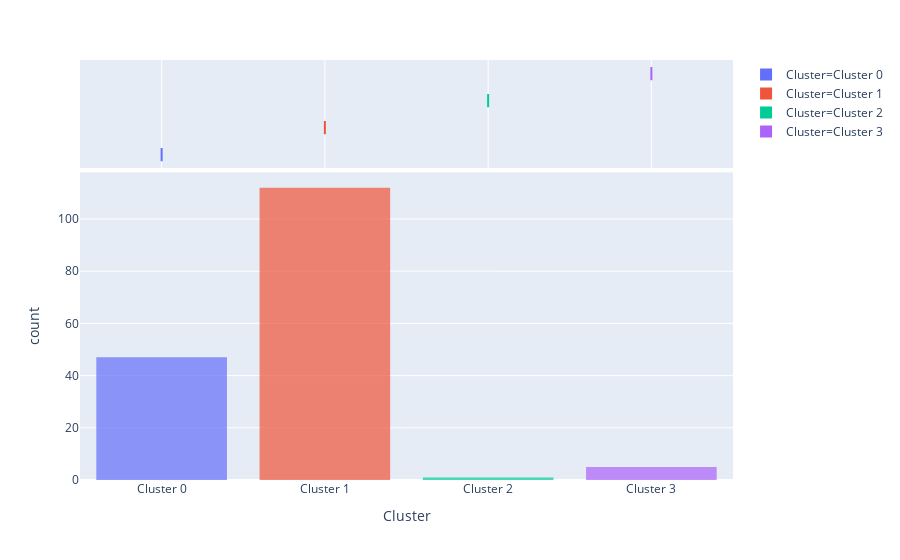

Notebook code for this chart:
### Code cell
#most of countries belong to cluster 1
plot_model(kmeans, plot = 'distribution')

### Figure 1 — Plotly figure (JSON) as saved in the notebook; plotly's stock layout.template omitted (floating-point values rounded to 4 significant figures; data arrays with more than 128 entries replaced by an {"elided": "..."} marker saying what was removed)
{"data": [{"alignmentgroup": "True", "bingroup": "x", "hoverlabel": {"namelength": 0}, "hovertemplate": "Cluster=%{x}<br>count=%{y}", "legendgroup": "Cluster=Cluster 0", "marker": {"color": "#636efa", "opacity": 0.7}, "name": "Cluster=Cluster 0", "offsetgroup": "Cluster=Cluster 0", "orientation": "v", "showlegend": true, "type": "histogram", "x": ["Cluster 0", "Cluster 0", "Cluster 0", "Cluster 0", "Cluster 0", "Cluster 0", "Cluster 0", "Cluster 0", "Cluster 0", "Cluster 0", "Cluster 0", "Cluster 0", "Cluster 0", "Cluster 0", "Cluster 0", "Cluster 0", "Cluster 0", "Cluster 0", "Cluster 0", "Cluster 0", "Cluster 0", "Cluster 0", "Cluster 0", "Cluster 0", "Cluster 0", "Cluster 0", "Cluster 0", "Cluster 0", "Cluster 0", "Cluster 0", "Cluster 0", "Cluster 0", "Cluster 0", "Cluster 0", "Cluster 0", "Cluster 0", "Cluster 0", "Cluster 0", "Cluster 0", "Cluster 0", "Cluster 0", "Cluster 0", "Cluster 0", "Cluster 0", "Cluster 0", "Cluster 0", "Cluster 0"], "xaxis": "x", "yaxis": "y"}, {"alignmentgroup": "True", "customdata": {"elided": "47x5 mixed values"}, "hoverlabel": {"namelength": 0}, "hovertemplate": "Cluster=%{customdata[4]}<br>country_name=%{customdata[0]}<br>stringency_index=%{customdata[1]}<br>confirmed_cases=%{customdata[2]}<br>deaths=%{customdata[3]}", "legendgroup": "Cluster=Cluster 0", "marker": {"color": "#636efa"}, "name": "Cluster=Cluster 0", "notched": true, "offsetgroup": "Cluster=Cluster 0", "showlegend": false, "type": "box", "x": ["Cluster 0", "Cluster 0", "Cluster 0", "Cluster 0", "Cluster 0", "Cluster 0", "Cluster 0", "Cluster 0", "Cluster 0", "Cluster 0", "Cluster 0", "Cluster 0", "Cluster 0", "Cluster 0", "Cluster 0", "Cluster 0", "Cluster 0", "Cluster 0", "Cluster 0", "Cluster 0", "Cluster 0", "Cluster 0", "Cluster 0", "Cluster 0", "Cluster 0", "Cluster 0", "Cluster 0", "Cluster 0", "Cluster 0", "Cluster 0", "Cluster 0", "Cluster 0", "Cluster 0", "Cluster 0", "Cluster 0", "Cluster 0", "Cluster 0", "Cluster 0", "Cluster 0", "Cluster 0", "Cluster 0", "Cluster 0", "Cluster 0", "Cluster 0", "Cluster 0", "Cluster 0", "Cluster 0"], "xaxis": "x2", "yaxis": "y2"}, {"alignmentgroup": "True", "bingroup": "x", "hoverlabel": {"namelength": 0}, "hovertemplate": "Cluster=%{x}<br>count=%{y}", "legendgroup": "Cluster=Cluster 1", "marker": {"color": "#EF553B", "opacity": 0.7}, "name": "Cluster=Cluster 1", "offsetgroup": "Cluster=Cluster 1", "orientation": "v", "showlegend": true, "type": "histogram", "x": ["Cluster 1", "Cluster 1", "Cluster 1", "Cluster 1", "Cluster 1", "Cluster 1", "Cluster 1", "Cluster 1", "Cluster 1", "Cluster 1", "Cluster 1", "Cluster 1", "Cluster 1", "Cluster 1", "Cluster 1", "Cluster 1", "Cluster 1", "Cluster 1", "Cluster 1", "Cluster 1", "Cluster 1", "Cluster 1", "Cluster 1", "Cluster 1", "Cluster 1", "Cluster 1", "Cluster 1", "Cluster 1", "Cluster 1", "Cluster 1", "Cluster 1", "Cluster 1", "Cluster 1", "Cluster 1", "Cluster 1", "Cluster 1", "Cluster 1", "Cluster 1", "Cluster 1", "Cluster 1", "Cluster 1", "Cluster 1", "Cluster 1", "Cluster 1", "Cluster 1", "Cluster 1", "Cluster 1", "Cluster 1", "Cluster 1", "Cluster 1", "Cluster 1", "Cluster 1", "Cluster 1", "Cluster 1", "Cluster 1", "Cluster 1", "Cluster 1", "Cluster 1", "Cluster 1", "Cluster 1", "Cluster 1", "Cluster 1", "Cluster 1", "Cluster 1", "Cluster 1", "Cluster 1", "Cluster 1", "Cluster 1", "Cluster 1", "Cluster 1", "Cluster 1", "Cluster 1", "Cluster 1", "Cluster 1", "Cluster 1", "Cluster 1", "Cluster 1", "Cluster 1", "Cluster 1", "Cluster 1", "Cluster 1", "Cluster 1", "Cluster 1", "Cluster 1", "Cluster 1", "Cluster 1", "Cluster 1", "Cluster 1", "Cluster 1", "Cluster 1", "Cluster 1", "Cluster 1", "Cluster 1", "Cluster 1", "Cluster 1", "Cluster 1", "Cluster 1", "Cluster 1", "Cluster 1", "Cluster 1", "Cluster 1", "Cluster 1", "Cluster 1", "Cluster 1", "Cluster 1", "Cluster 1", "Cluster 1", "Cluster 1", "Cluster 1", "Cluster 1", "Cluster 1", "Cluster 1"], "xaxis": "x", "yaxis": "y"}, {"alignmentgroup": "True", "customdata": {"elided": "112x5 mixed values"}, "hoverlabel": {"namelength": 0}, "hovertemplate": "Cluster=%{customdata[4]}<br>country_name=%{customdata[0]}<br>stringency_index=%{customdata[1]}<br>confirmed_cases=%{customdata[2]}<br>deaths=%{customdata[3]}", "legendgroup": "Cluster=Cluster 1", "marker": {"color": "#EF553B"}, "name": "Cluster=Cluster 1", "notched": true, "offsetgroup": "Cluster=Cluster 1", "showlegend": false, "type": "box", "x": ["Cluster 1", "Cluster 1", "Cluster 1", "Cluster 1", "Cluster 1", "Cluster 1", "Cluster 1", "Cluster 1", "Cluster 1", "Cluster 1", "Cluster 1", "Cluster 1", "Cluster 1", "Cluster 1", "Cluster 1", "Cluster 1", "Cluster 1", "Cluster 1", "Cluster 1", "Cluster 1", "Cluster 1", "Cluster 1", "Cluster 1", "Cluster 1", "Cluster 1", "Cluster 1", "Cluster 1", "Cluster 1", "Cluster 1", "Cluster 1", "Cluster 1", "Cluster 1", "Cluster 1", "Cluster 1", "Cluster 1", "Cluster 1", "Cluster 1", "Cluster 1", "Cluster 1", "Cluster 1", "Cluster 1", "Cluster 1", "Cluster 1", "Cluster 1", "Cluster 1", "Cluster 1", "Cluster 1", "Cluster 1", "Cluster 1", "Cluster 1", "Cluster 1", "Cluster 1", "Cluster 1", "Cluster 1", "Cluster 1", "Cluster 1", "Cluster 1", "Cluster 1", "Cluster 1", "Cluster 1", "Cluster 1", "Cluster 1", "Cluster 1", "Cluster 1", "Cluster 1", "Cluster 1", "Cluster 1", "Cluster 1", "Cluster 1", "Cluster 1", "Cluster 1", "Cluster 1", "Cluster 1", "Cluster 1", "Cluster 1", "Cluster 1", "Cluster 1", "Cluster 1", "Cluster 1", "Cluster 1", "Cluster 1", "Cluster 1", "Cluster 1", "Cluster 1", "Cluster 1", "Cluster 1", "Cluster 1", "Cluster 1", "Cluster 1", "Cluster 1", "Cluster 1", "Cluster 1", "Cluster 1", "Cluster 1", "Cluster 1", "Cluster 1", "Cluster 1", "Cluster 1", "Cluster 1", "Cluster 1", "Cluster 1", "Cluster 1", "Cluster 1", "Cluster 1", "Cluster 1", "Cluster 1", "Cluster 1", "Cluster 1", "Cluster 1", "Cluster 1", "Cluster 1", "Cluster 1"], "xaxis": "x2", "yaxis": "y2"}, {"alignmentgroup": "True", "bingroup": "x", "hoverlabel": {"namelength": 0}, "hovertemplate": "Cluster=%{x}<br>count=%{y}", "legendgroup": "Cluster=Cluster 2", "marker": {"color": "#00cc96", "opacity": 0.7}, "name": "Cluster=Cluster 2", "offsetgroup": "Cluster=Cluster 2", "orientation": "v", "showlegend": true, "type": "histogram", "x": ["Cluster 2"], "xaxis": "x", "yaxis": "y"}, {"alignmentgroup": "True", "customdata": [["United States", 68.41, 1528568, 91921, "Cluster 2"]], "hoverlabel": {"namelength": 0}, "hovertemplate": "Cluster=%{customdata[4]}<br>country_name=%{customdata[0]}<br>stringency_index=%{customdata[1]}<br>confirmed_cases=%{customdata[2]}<br>deaths=%{customdata[3]}", "legendgroup": "Cluster=Cluster 2", "marker": {"color": "#00cc96"}, "name": "Cluster=Cluster 2", "notched": true, "offsetgroup": "Cluster=Cluster 2", "showlegend": false, "type": "box", "x": ["Cluster 2"], "xaxis": "x2", "yaxis": "y2"}, {"alignmentgroup": "True", "bingroup": "x", "hoverlabel": {"namelength": 0}, "hovertemplate": "Cluster=%{x}<br>count=%{y}", "legendgroup": "Cluster=Cluster 3", "marker": {"color": "#ab63fa", "opacity": 0.7}, "name": "Cluster=Cluster 3", "offsetgroup": "Cluster=Cluster 3", "orientation": "v", "showlegend": true, "type": "histogram", "x": ["Cluster 3", "Cluster 3", "Cluster 3", "Cluster 3", "Cluster 3"], "xaxis": "x", "yaxis": "y"}, {"alignmentgroup": "True", "customdata": [["Brazil", 75.15, 271628, 17971, "Cluster 3"], ["United Kingdom", 73.01, 248818, 35341, "Cluster 3"], ["Spain", 83.07, 232555, 27888, "Cluster 3"], ["France", 83.46, 143427, 28022, "Cluster 3"], ["Italy", 68.78, 226699, 32169, "Cluster 3"]], "hoverlabel": {"namelength": 0}, "hovertemplate": "Cluster=%{customdata[4]}<br>country_name=%{customdata[0]}<br>stringency_index=%{customdata[1]}<br>confirmed_cases=%{customdata[2]}<br>deaths=%{customdata[3]}", "legendgroup": "Cluster=Cluster 3", "marker": {"color": "#ab63fa"}, "name": "Cluster=Cluster 3", "notched": true, "offsetgroup": "Cluster=Cluster 3", "showlegend": false, "type": "box", "x": ["Cluster 3", "Cluster 3", "Cluster 3", "Cluster 3", "Cluster 3"], "xaxis": "x2", "yaxis": "y2"}], "layout": {"barmode": "relative", "legend": {"tracegroupgap": 0}, "margin": {"t": 60}, "xaxis": {"anchor": "y", "categoryarray": ["Cluster 0", "Cluster 1", "Cluster 2", "Cluster 3"], "categoryorder": "array", "domain": [0, 1], "title": {"text": "Cluster"}}, "xaxis2": {"anchor": "y2", "domain": [0, 1], "matches": "x", "showgrid": true, "showticklabels": false}, "yaxis": {"anchor": "x", "domain": [0, 0.7326], "title": {"text": "count"}}, "yaxis2": {"anchor": "x2", "domain": [0.7426, 1], "matches": "y2", "showgrid": false, "showline": false, "showticklabels": false, "ticks": ""}}}
